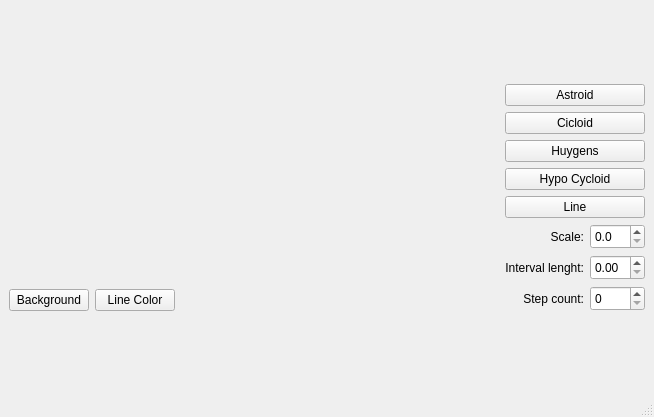
<?xml version="1.0" encoding="UTF-8"?>
<ui version="4.0">
 <class>MainWindow</class>
 <widget class="QMainWindow" name="MainWindow">
  <property name="geometry">
   <rect>
    <x>0</x>
    <y>0</y>
    <width>654</width>
    <height>417</height>
   </rect>
  </property>
  <property name="windowTitle">
   <string>MainWindow</string>
  </property>
  <widget class="QWidget" name="centralwidget">
   <layout class="QGridLayout" name="gridLayout">
    <item row="0" column="0">
     <layout class="QVBoxLayout" name="verticalLayout_3">
      <item>
       <widget class="RenderArea" name="renderArea" native="true"/>
      </item>
      <item>
       <layout class="QHBoxLayout" name="horizontalLayout_4">
        <item>
         <widget class="QPushButton" name="btnBackground">
          <property name="text">
           <string>Background</string>
          </property>
         </widget>
        </item>
        <item>
         <widget class="QPushButton" name="btnLineColor">
          <property name="text">
           <string>Line Color</string>
          </property>
         </widget>
        </item>
        <item>
         <spacer name="horizontalSpacer">
          <property name="orientation">
           <enum>Qt::Horizontal</enum>
          </property>
          <property name="sizeHint" stdset="0">
           <size>
            <width>40</width>
            <height>20</height>
           </size>
          </property>
         </spacer>
        </item>
       </layout>
      </item>
     </layout>
    </item>
    <item row="0" column="1">
     <layout class="QVBoxLayout" name="verticalLayout_2">
      <item>
       <widget class="QPushButton" name="btnAstroid">
        <property name="text">
         <string>Astroid</string>
        </property>
       </widget>
      </item>
      <item>
       <widget class="QPushButton" name="btnCycloid">
        <property name="text">
         <string>Cicloid</string>
        </property>
       </widget>
      </item>
      <item>
       <widget class="QPushButton" name="btnHuygensCycloid">
        <property name="text">
         <string>Huygens</string>
        </property>
       </widget>
      </item>
      <item>
       <widget class="QPushButton" name="btnHypo">
        <property name="text">
         <string>Hypo Cycloid</string>
        </property>
       </widget>
      </item>
      <item>
       <widget class="QPushButton" name="btnLine">
        <property name="text">
         <string>Line</string>
        </property>
       </widget>
      </item>
      <item>
       <layout class="QVBoxLayout" name="verticalLayout">
        <item>
         <layout class="QHBoxLayout" name="horizontalLayout">
          <item>
           <widget class="QLabel" name="label">
            <property name="text">
             <string>Scale:</string>
            </property>
            <property name="alignment">
             <set>Qt::AlignRight|Qt::AlignTrailing|Qt::AlignVCenter</set>
            </property>
           </widget>
          </item>
          <item>
           <widget class="QDoubleSpinBox" name="spinScale">
            <property name="maximumSize">
             <size>
              <width>55</width>
              <height>25</height>
             </size>
            </property>
            <property name="decimals">
             <number>1</number>
            </property>
            <property name="singleStep">
             <double>0.100000000000000</double>
            </property>
           </widget>
          </item>
         </layout>
        </item>
        <item>
         <layout class="QHBoxLayout" name="horizontalLayout_2">
          <item>
           <widget class="QLabel" name="label_2">
            <property name="text">
             <string>Interval lenght:</string>
            </property>
            <property name="alignment">
             <set>Qt::AlignRight|Qt::AlignTrailing|Qt::AlignVCenter</set>
            </property>
           </widget>
          </item>
          <item>
           <widget class="QDoubleSpinBox" name="spinInterval">
            <property name="maximumSize">
             <size>
              <width>55</width>
              <height>25</height>
             </size>
            </property>
            <property name="maximum">
             <double>100.000000000000000</double>
            </property>
            <property name="singleStep">
             <double>0.100000000000000</double>
            </property>
           </widget>
          </item>
         </layout>
        </item>
        <item>
         <layout class="QHBoxLayout" name="horizontalLayout_3">
          <item>
           <widget class="QLabel" name="label_3">
            <property name="text">
             <string>Step count:</string>
            </property>
            <property name="alignment">
             <set>Qt::AlignRight|Qt::AlignTrailing|Qt::AlignVCenter</set>
            </property>
           </widget>
          </item>
          <item>
           <widget class="QSpinBox" name="spinCount">
            <property name="maximumSize">
             <size>
              <width>55</width>
              <height>25</height>
             </size>
            </property>
            <property name="maximum">
             <number>512</number>
            </property>
            <property name="singleStep">
             <number>1</number>
            </property>
           </widget>
          </item>
         </layout>
        </item>
       </layout>
      </item>
     </layout>
    </item>
   </layout>
  </widget>
  <widget class="QMenuBar" name="menubar">
   <property name="geometry">
    <rect>
     <x>0</x>
     <y>0</y>
     <width>654</width>
     <height>22</height>
    </rect>
   </property>
  </widget>
  <widget class="QStatusBar" name="statusbar"/>
 </widget>
 <customwidgets>
  <customwidget>
   <class>RenderArea</class>
   <extends>QWidget</extends>
   <header>renderarea.h</header>
   <container>1</container>
  </customwidget>
 </customwidgets>
 <tabstops>
  <tabstop>btnAstroid</tabstop>
  <tabstop>btnHuygensCycloid</tabstop>
  <tabstop>btnCycloid</tabstop>
  <tabstop>btnLine</tabstop>
  <tabstop>btnHypo</tabstop>
 </tabstops>
 <resources/>
 <connections/>
</ui>
